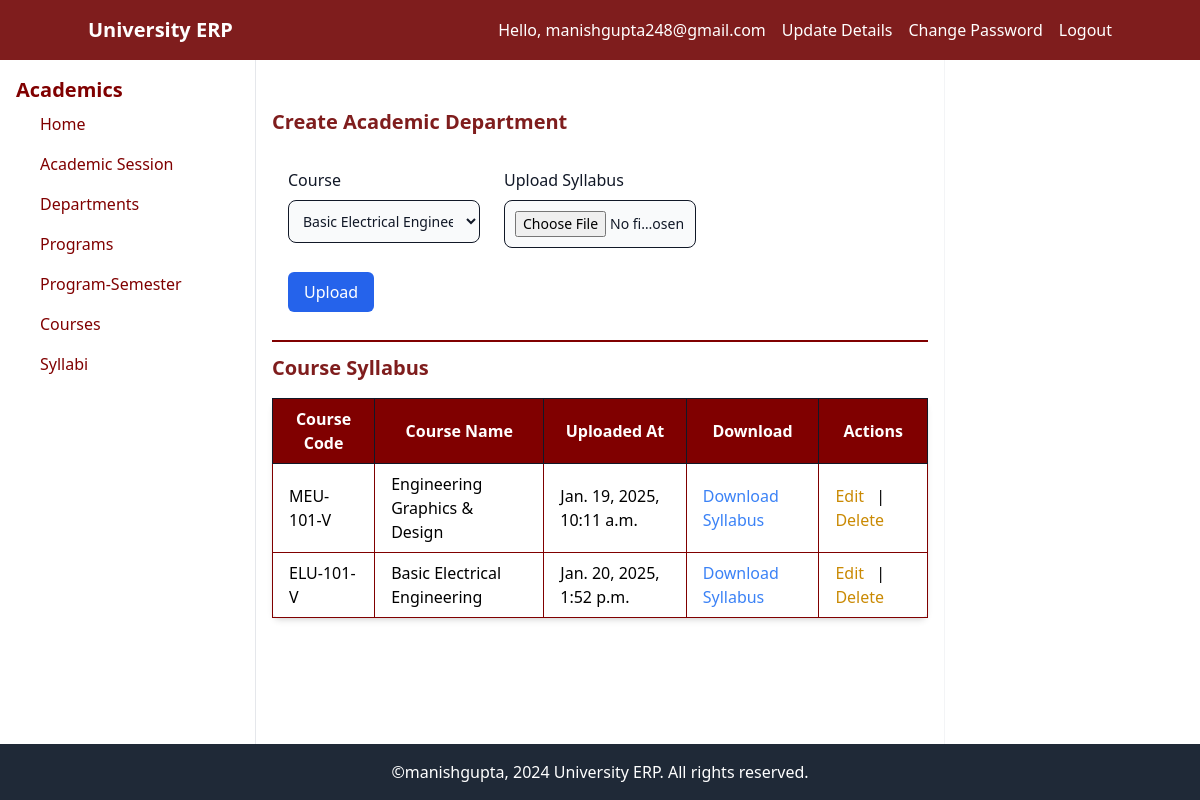
Page /academic/syllabus/ (signed in) on the committed database.
### users/models.py (models this page shows, shortened)
class CustomUser(AbstractBaseUser):
    email = models.EmailField(verbose_name='email address', max_length=255, unique=True)
    mobile_number = models.CharField(max_length=15, unique=True)
    is_active = models.BooleanField(default=True)
    is_admin = models.BooleanField(default=False)
    objects = CustomUserManager()
    USERNAME_FIELD = 'email'
    REQUIRED_FIELDS = ['mobile_number']

### academic/models.py (models this page shows, shortened)
class Syllabus(models.Model):
    course = models.ForeignKey(Course, on_delete=models.CASCADE, related_name='syllabus')
    upload_syllabus = models.FileField(upload_to='syllabi/')
    updated_at = models.DateTimeField(auto_now_add=True)

class Course(models.Model):
    NATURE_CHOICES = [
        ('Theory', 'Theory'),
        ('Lab', 'Lab'),
        ('Project', 'Project'),
        ('Seminar', 'Seminar'),
        ('Workshop', 'Workshop'),
        ('Training', 'Training'),
        ('Other', 'Other'),
    ]
    TYPE_CHOICES =[
        ('DS','Dicipline Specific'),
        ('AEC','Ability Enhancement Course'),
        ('VAC','Value Added Course'),
        ('Elective','Value Added Course'),
        ('Other','Other'),
    ]
    name = models.CharField(max_length=50)
    code = models.CharField(max_length=10, unique=True)
    credit = models.PositiveIntegerField(choices=[(i, str(i)) for i in range(0, 21)])
    nature = models.CharField(max_length=8, choices=NATURE_CHOICES, default='Theory')
    type = models.CharField(max_length=12, choices=TYPE_CHOICES, default='DS')
    program_semesters = models.ManyToManyField(ProgramSemester, related_name='subjects', blank=True)

### academic/views.py (the view)
# urls.py: path('syllabus/', views.syllabus_list_create_update, name='syllabus-list-create-update'),
def syllabus_list_create_update(request, pk=None):
    if pk:
        syllabus = get_object_or_404(Syllabus, pk=pk)
    else:
        syllabus = None
    if request.method == 'POST':
        if syllabus:
            form = SyllabusForm(request.POST, request.FILES, instance=syllabus)
        else:
            form = SyllabusForm(request.POST, request.FILES)
        if form.is_valid():
            form.save()
            return redirect(reverse('syllabus-list-create-update'))
    else:
        if syllabus:
            form = SyllabusForm(instance=syllabus)
        else:
            form = SyllabusForm()
    syllabi = Syllabus.objects.all()
    return render(request, 'academic/syllabus_list_create_update.html', {'form': form,'syllabi': syllabi,'edit_syllabus': syllabus})

### academic/forms.py
class SyllabusForm(forms.ModelForm):
    class Meta:
        model = models.Syllabus
        fields = ['course', 'upload_syllabus']
        widgets = {
            'course': forms.Select(attrs={'class': 'form-control'}),
            'upload_syllabus': forms.ClearableFileInput(attrs={'class': 'form-control'})
        }

### academic/templates/academic/syllabus_list_create_update.html (shortened to what this page needs)
{% extends "base.html" %}
{% block content %}
<div class="flex-1">
<h2 class="text-xl text-red-900 font-semibold mt-8 mb-4">{% if edit_department %}Edit{% else %}Create{% endif %} Academic Department</h2>
<form method="POST" enctype="multipart/form-data" class="bg-white p-4 ">
    <div class="grid md:grid-cols-3 md:gap-6">
        <div class="mb-4">
            <label for="course" class="block mb-2 font-medium text-gray-900 dark:text-white">Course</label>
            <select id="course" name="course" class="bg-gray-50 border border-gray-900 text-gray-900 text-sm rounded-lg focus:ring-blue-500 focus:border-blue-500 block w-full p-2.5 dark:bg-gray-700 dark:border-gray-600 dark:placeholder-gray-400 dark:text-white dark:focus:ring-blue-500 dark:focus:border-blue-500">
                {% for course in form.course.field.queryset %}
                <option value="{{ course.pk }}" {% if course.pk == form.course.value %}selected{% endif %}>{{ course.name }} ({{course.code}})</option>
                {% endfor %}
            </select>
            </div>
        <div class="mb-4">
            <label for="upload_syllabus" class="block mb-2 font-medium text-gray-900 dark:text-white">Upload Syllabus</label>
            <input type="file" id="upload_syllabus" name="upload_syllabus" class="bg-gray-50 border border-gray-900 text-gray-900 text-sm rounded-lg focus:ring-blue-500 focus:border-blue-500 block w-full p-2.5 dark:bg-gray-700 dark:border-gray-600 dark:placeholder-gray-400 dark:text-white dark:focus:ring-blue-500 dark:focus:border-blue-500">
        </div>
        </div>
        <button type="submit" class="bg-blue-600 text-white px-4 py-2 rounded-md mt-2">{% if edit_program %}Update{% else %}Upload{% endif %}</button>
    </form>
<hr class="border-t-2 border-[#800000] my-3">
<h2 class="text-xl text-red-900 font-semibold my-3 mb-4">Course Syllabus</h2>
<table class="min-w-full bg-white shadow-md border border-[#800000] rounded-lg">
    <thead>
        <tr class="bg-[#800000] text-white font-semibold  " >
            <th class="px-4 py-2  border border-gray-900">Course Code</th>
            <th class="px-4 py-2  border border-gray-900">Course Name</th>
            <th class="px-4 py-2  border border-gray-900">Uploaded At</th>
            <th class="px-4 py-2  border border-gray-900">Download</th>
            <th class="px-4 py-2  border border-gray-900">Actions</th>
        </tr>
    </thead>
    <tbody>
        {% for syllabus in syllabi %}
        <tr class="hover:bg-gray-100 ">
            <td class="px-4 py-2  border border-[#800000]"> {{syllabus.course.code}}</td>
            <td class="px-4 py-2  border border-[#800000]">{{ syllabus.course.name }} </td>
            <td class="px-4 py-2 border border-[#800000]">{{ syllabus.updated_at }}</td>
            <td class="px-4 py-2 border border-[#800000]">
                {% if syllabus.upload_syllabus %}
                <a href="{{ syllabus.upload_syllabus.url }}" target="_blank" class="text-blue-500 hover:text-blue-800">Download Syllabus</a>
            {% else %}
                 No syllabus uploaded.
            {% endif %}</td>
            <td class="px-4 py-2 border border-[#800000]">
                <a href="{% url 'syllabus-update' syllabus.id %}" class="text-yellow-600 hover:underline mr-2">Edit</a> |
                <a href="{% url 'syllabus-delete' syllabus.id %}" class="text-yellow-600 hover:underline mr-2">Delete</a>
            </td>
        </tr>
        {% endfor %}
    </tbody>
</table>
</div>
{% endblock content %}

### templates/navbar.html
<nav class="bg-red-900 text-white p-4">
    <div class="container mx-auto flex justify-between items-center">
        <a href="/" class="text-xl font-semibold">University ERP</a>
        <ul class="flex space-x-4">
            <ul class="flex items-center space-x-4">
                {% if user.is_authenticated %}
                    <li><span class="">Hello, {{ user.email }}</span></li>
                    <li><a href="{% url 'profile' %}" >Update Details</a></li>
                    <li><a href="{% url 'password_change' %}" >Change Password</a></li>
                    <li><a href="{% url 'logout' %}" >Logout</a></li>
                {% else %}
                    <li><a href="{% url 'login' %}" >Login</a></li>
                    <li><a href="{% url 'signup' %}" >Sign Up</a></li>
                {% endif %}
            </ul>
        </ul>
    </div>
</nav>

### rows in the picture
CustomUser: email "manishgupta248@gmail.com"
Syllabus: course.code "MEU-101-V", course.name "Engineering Graphics & Design", updated_at "Jan. 19, 2025, 10:11 a.m."
Syllabus: course.code "ELU-101-V", course.name "Basic Electrical Engineering", updated_at "Jan. 20, 2025, 1:52 p.m."

### other values in the picture
form field course "Basic Electrical Engineering (ELU-101-V)"
